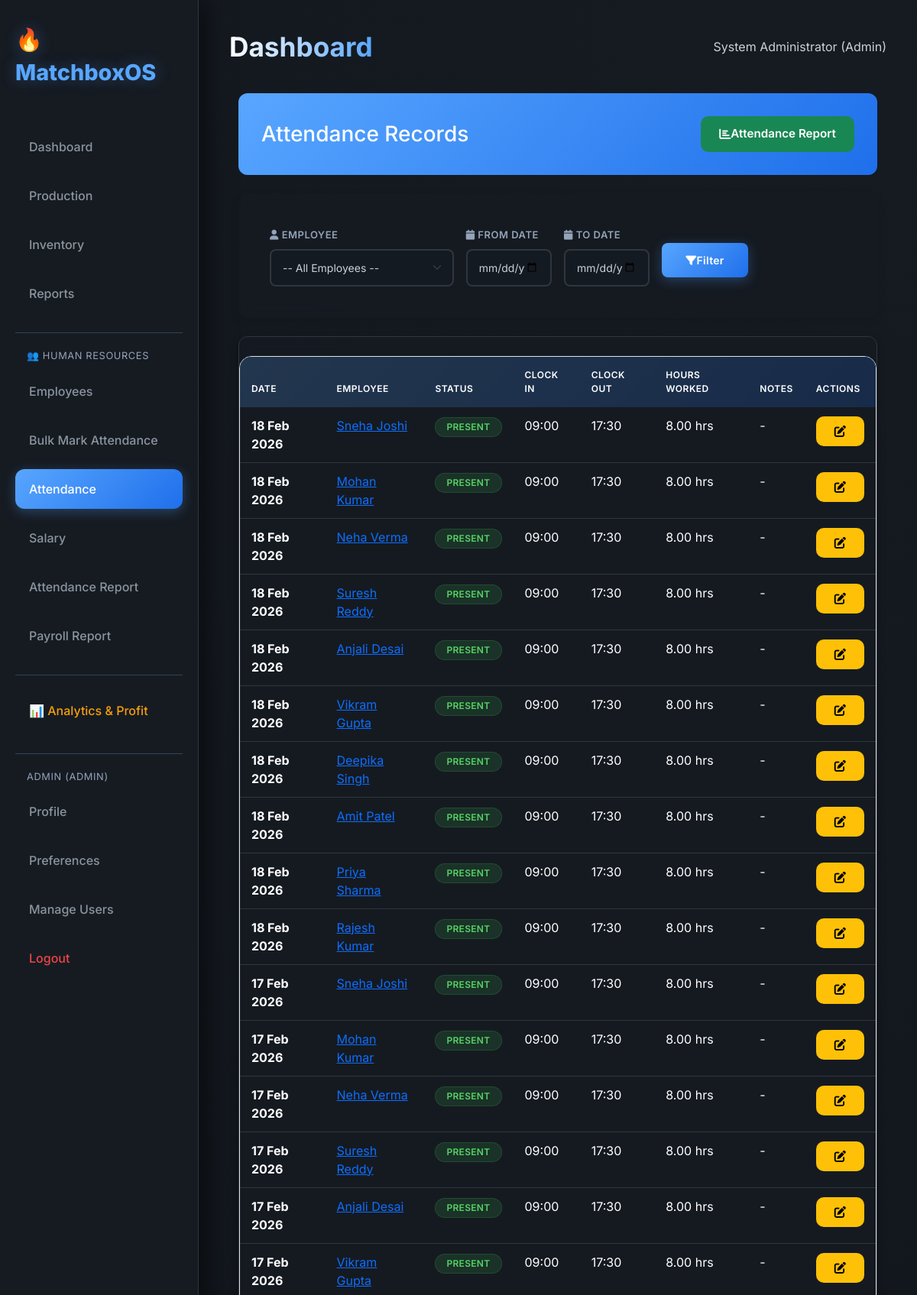
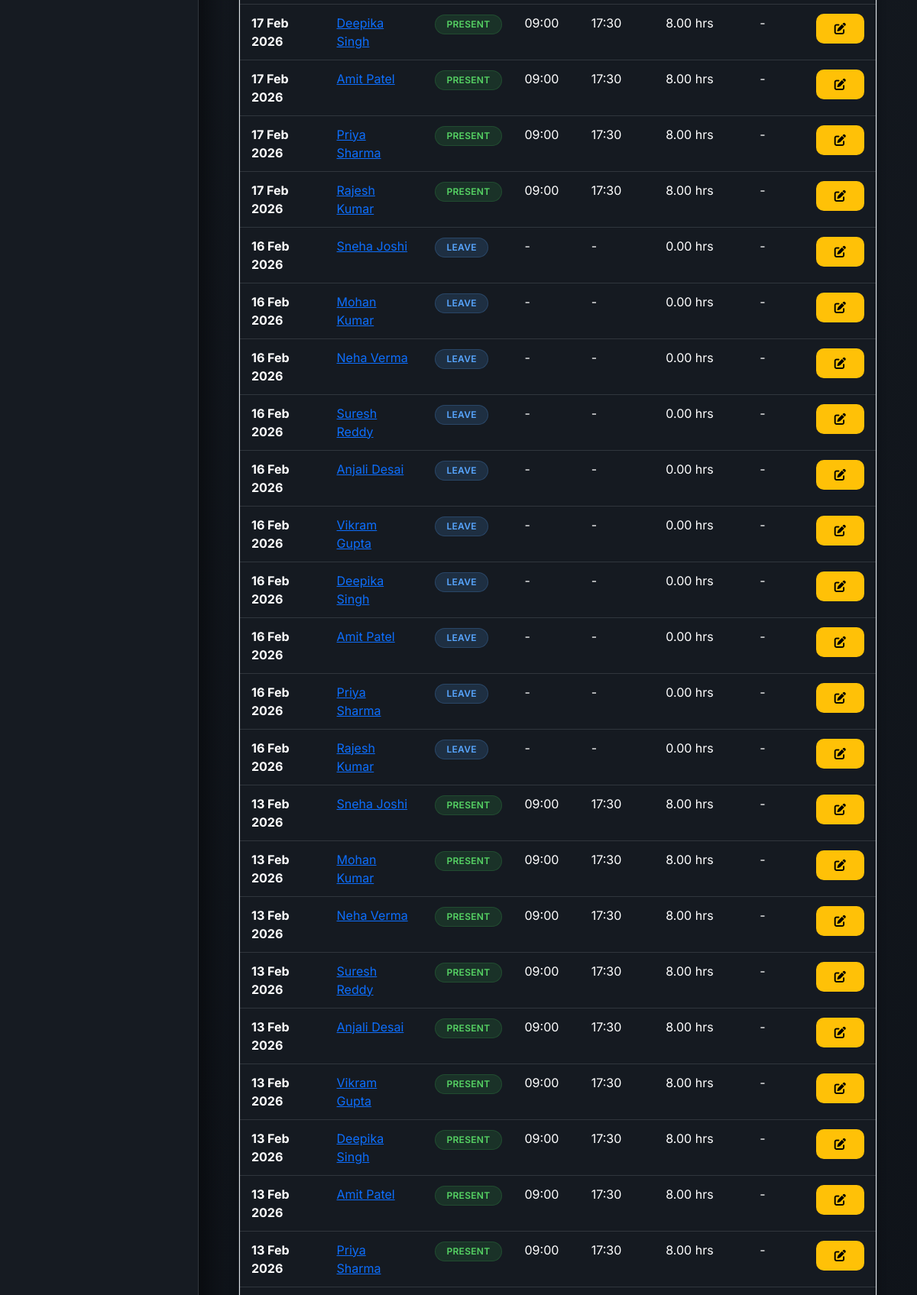
Page /employees/attendance (signed in, upper part) on the committed database (2 pictures, top to bottom).
### Payroll/auth_models.py (models this page shows, shortened)
class User(UserMixin, db.Model):
    __tablename__ = 'user'
    id = db.Column(db.Integer, primary_key=True)
    username = db.Column(db.String(80), unique=True, nullable=False, index=True)
    email = db.Column(db.String(120), unique=True, nullable=False, index=True)
    password_hash = db.Column(db.String(255), nullable=False)
    full_name = db.Column(db.String(100))
    role = db.Column(db.String(20), default='operator')  # admin, operator, viewer
    is_active = db.Column(db.Boolean, default=True)
    created_at = db.Column(db.DateTime, default=datetime.datetime.utcnow)
    last_login = db.Column(db.DateTime)
    def has_permission(self, permission):
        permissions = {
            'admin': ['view', 'create', 'edit', 'delete', 'manage_users', 'reports', 'analytics'],
            'manager': ['view', 'create', 'edit', 'reports'],
            'supervisor': ['view', 'create'],
            'operator': ['view', 'create', 'edit'],
            'viewer': ['view']
        }
        return permission in permissions.get(self.role, [])

### Payroll/models.py (models this page shows, shortened)
class Attendance(db.Model):
    __tablename__ = 'attendance'
    id = db.Column(db.Integer, primary_key=True)
    employee_id = db.Column(db.Integer, db.ForeignKey(
        'employee.id'), nullable=False, index=True)
    date = db.Column(db.Date, nullable=False, index=True)
    clock_in = db.Column(db.DateTime, nullable=True)
    clock_out = db.Column(db.DateTime, nullable=True)
    status = db.Column(db.String(20), default='present')
    hours_worked = db.Column(db.Float, default=0.0)
    notes = db.Column(db.Text, nullable=True)
    created_at = db.Column(db.DateTime, default=datetime.datetime.utcnow)
    updated_at = db.Column(
        db.DateTime, default=datetime.datetime.utcnow, onupdate=datetime.datetime.utcnow)
    __table_args__ = (
        db.UniqueConstraint('employee_id', 'date',
                            name='unique_employee_date'),
        db.CheckConstraint('hours_worked >= 0', name='check_hours_positive'),
    )

class Employee(db.Model):
    __tablename__ = 'employee'
    id = db.Column(db.Integer, primary_key=True)
    employee_id = db.Column(db.String(20), unique=True,
                            nullable=False, index=True)
    first_name = db.Column(db.String(50), nullable=False)
    last_name = db.Column(db.String(50), nullable=False)
    email = db.Column(db.String(120), unique=True, nullable=True)
    phone = db.Column(db.String(20), nullable=True)
    department = db.Column(db.String(50), nullable=False)
    position = db.Column(db.String(50), nullable=False)
    hire_date = db.Column(db.Date, nullable=False)
    base_salary = db.Column(db.Float, default=0.0, nullable=False)
    employment_type = db.Column(db.String(20), default='permanent')
    status = db.Column(db.String(20), default='active')
    address = db.Column(db.Text, nullable=True)
    created_at = db.Column(db.DateTime, default=datetime.datetime.utcnow)
    updated_at = db.Column(
        db.DateTime, default=datetime.datetime.utcnow, onupdate=datetime.datetime.utcnow)
    attendance_records = db.relationship(
        'Attendance', backref='employee', lazy='dynamic', cascade='all, delete-orphan')
    salary_records = db.relationship(
        'Salary', backref='employee', lazy='dynamic', cascade='all, delete-orphan')
    __table_args__ = (
        db.CheckConstraint('base_salary >= 0', name='check_salary_positive'),
    )
    def get_full_name(self):
        return f'{self.first_name} {self.last_name}'

### Payroll/employee_routes.py (the view)
@emp_bp.route('/attendance')
@login_required
def attendance_list():
    try:
        page = request.args.get('page', 1, type=int)
        emp_id = request.args.get('emp_id', '', type=int)
        from_date = request.args.get('from_date', '', type=str)
        to_date = request.args.get('to_date', '', type=str)
        query = Attendance.query
        if emp_id:
            query = query.filter_by(employee_id=emp_id)
        if from_date:
            from_date_obj = datetime.strptime(from_date, '%Y-%m-%d').date()
            query = query.filter(Attendance.date >= from_date_obj)
        if to_date:
            to_date_obj = datetime.strptime(to_date, '%Y-%m-%d').date()
            query = query.filter(Attendance.date <= to_date_obj)
        attendance = query.order_by(
            Attendance.date.desc()).paginate(page=page, per_page=50)
        employees = Employee.query.order_by(Employee.last_name).all()
        return render_template('employee/attendance_list.html',
                               attendance=attendance,
                               employees=employees,
                               selected_emp_id=emp_id,
                               from_date=from_date,
                               to_date=to_date)
    except Exception as e:
        flash(f'Error loading attendance: {str(e)}', 'danger')
        class MockPagination:
            def __init__(self):
                self.items = []
                self.pages = 0
                self.has_prev = False
                self.has_next = False
                self.page = 1
            def iter_pages(self): return []
        return render_template('employee/attendance_list.html',
                               attendance=MockPagination(),
                               employees=Employee.query.all() if 'Employee' in globals() else [],
                               selected_emp_id=emp_id,
                               from_date=from_date,
                               to_date=to_date)

### Payroll/app.py (called while the page is built)
@login_manager.user_loader
def load_user(user_id):
    return User.query.get(int(user_id))

### Payroll/templates/employee/attendance_list.html (shortened to what this page needs)
{% extends "base.html" %}
{% block content %}
<div class="container-fluid">
    <div class="employee-header d-flex justify-content-between align-items-center mb-4">
        <h2 style="margin: 0;">Attendance Records</h2>
        {% if current_user.has_permission('create') %}
        <a href="{{ url_for('employee.attendance_report') }}" class="btn btn-success">
            <i class="fas fa-chart-bar"></i> Attendance Report
        </a>
        {% endif %}
    </div>
    <div class="card mb-4 border-0 shadow-sm">
        <div class="card-body">
            <form method="GET" class="row g-3">
                <div class="col-md-4">
                    <label for="employee_id" class="form-label fw-600"
                        style="font-size: 13px; text-transform: uppercase; letter-spacing: 0.5px; color: #94a3b8;">
                        <i class="fas fa-user"></i> Employee
                    </label>
                    <select class="form-select form-select-lg" id="emp_id" name="emp_id">
                        <option value="">-- All Employees --</option>
                    </select>
                </div>
                <div class="col-md-2">
                    <label for="from_date" class="form-label fw-600"
                        style="font-size: 13px; text-transform: uppercase; letter-spacing: 0.5px; color: #94a3b8;">
                        <i class="fas fa-calendar"></i> From Date
                    </label>
                    <input type="date" class="form-control form-control-lg" id="from_date" name="from_date"
                        value="{{ from_date }}">
                </div>
                <div class="col-md-2">
                    <label for="to_date" class="form-label fw-600"
                        style="font-size: 13px; text-transform: uppercase; letter-spacing: 0.5px; color: #94a3b8;">
                        <i class="fas fa-calendar"></i> To Date
                    </label>
                    <input type="date" class="form-control form-control-lg" id="to_date" name="to_date"
                        value="{{ to_date }}">
                </div>
                <div class="col-md-2">
                    <label>&nbsp;</label>
                    <button type="submit" class="btn btn-primary btn-lg w-100">
                        <i class="fas fa-filter"></i> Filter
                    </button>
                </div>
            </form>
        </div>
    </div>
    <div class="card p-0" style="overflow: hidden;">
        <div class="table-responsive">
            <table class="table mb-0">
                <thead>
                    <tr>
                        <th>Date</th>
                        <th>Employee</th>
                        <th>Status</th>
                        <th>Clock In</th>
                        <th>Clock Out</th>
                        <th>Hours Worked</th>
                        <th>Notes</th>
                        <th>Actions</th>
                    </tr>
                </thead>
                <tbody>
                    {% if attendance.items %}
                    {% for record in attendance.items %}
                    <tr>
                        <td><strong>{{ record.date.strftime('%d %b %Y') }}</strong></td>
                        <td>
                            <a href="{{ url_for('employee.view_employee', emp_id=record.employee_id) }}">
                                {{ record.employee.get_full_name() }}
                            </a>
                        </td>
                        <td>
                            <span
                                class="badge {% if record.status == 'present' %}bg-success{% elif record.status == 'late' %}bg-warning{% elif record.status == 'absent' %}bg-danger{% else %}bg-info{% endif %}">
                                {{ record.status.capitalize() }}
                            </span>
                        </td>
                        <td>{{ record.clock_in.strftime('%H:%M') if record.clock_in else '-' }}</td>
                        <td>{{ record.clock_out.strftime('%H:%M') if record.clock_out else '-' }}</td>
                        <td>{{ "%.2f"|format(record.hours_worked) }} hrs</td>
                        <td>{{ record.notes[:30] if record.notes else '-' }}</td>
                        <td>
                            {% if current_user.has_permission('edit') %}
                            <a href="{{ url_for('employee.edit_attendance', att_id=record.id) }}"
                                class="btn btn-sm btn-warning" title="Edit">
                                <i class="fas fa-edit"></i>
                            </a>
                            {% endif %}
                        </td>
                    </tr>
                    {% endfor %}
                    {% else %}
                    <tr>
                        <td colspan="8" class="text-center text-muted py-4">
                            No attendance records found.
                        </td>
                    </tr>
                    {% endif %}
                </tbody>
            </table>
        </div>
    </div>
</div>
{% endblock %}

### Payroll/templates/base.html (shortened to what this page needs)
<!DOCTYPE html>
<html lang="en">
<head>
    <link href="https://cdn.jsdelivr.net/npm/bootstrap@5.3.0/dist/css/bootstrap.min.css" rel="stylesheet">
    <link rel="stylesheet" href="https://cdnjs.cloudflare.com/ajax/libs/font-awesome/6.4.0/css/all.min.css">
    <link rel="stylesheet" href="{{ url_for('static', filename='css/style.css') }}?v=999999">
</head>
<body>
    <div class="sidebar">
        <div class="logo">🔥 MatchboxOS</div>
        <nav>
            <a href="{{ url_for('main.dashboard') }}"
                class="nav-link {% if request.endpoint == 'main.dashboard' %}active{% endif %}">Dashboard</a>
            <a href="{{ url_for('main.production') }}"
                class="nav-link {% if request.endpoint == 'main.production' %}active{% endif %}">Production</a>
            <a href="{{ url_for('main.inventory') }}"
                class="nav-link {% if request.endpoint == 'main.inventory' %}active{% endif %}">Inventory</a>
            {% if current_user.role != 'supervisor' %}
            <a href="{{ url_for('main.reports') }}"
                class="nav-link {% if request.endpoint == 'main.reports' %}active{% endif %}">Reports</a>
            {% endif %}
            <div style="margin-top: 25px; border-top: 1px solid #334155; padding-top: 20px;">
                <div
                    style="color: #94a3b8; font-size: 0.8rem; padding: 0 15px 10px; text-transform: uppercase; letter-spacing: 0.05em;">
                    👥 Human Resources
                </div>
                <a href="{{ url_for('employee.list_employees') }}"
                    class="nav-link {% if request.endpoint == 'employee.list_employees' %}active{% endif %}">Employees</a>
                <a href="{{ url_for('employee.bulk_attendance') }}"
                    class="nav-link {% if request.endpoint == 'employee.bulk_attendance' %}active{% endif %}">Bulk Mark
                    Attendance</a>
                <a href="{{ url_for('employee.attendance_list') }}"
                    class="nav-link {% if request.endpoint == 'employee.attendance_list' %}active{% endif %}">Attendance</a>
                {% if current_user.role != 'supervisor' %}
                <a href="{{ url_for('employee.salary_list') }}"
                    class="nav-link {% if request.endpoint == 'employee.salary_list' %}active{% endif %}">Salary</a>
                {% endif %}
                <a href="{{ url_for('employee.attendance_report') }}"
                    class="nav-link {% if request.endpoint == 'employee.attendance_report' %}active{% endif %}">Attendance
                    Report</a>
                {% if current_user.role != 'supervisor' %}
                <a href="{{ url_for('employee.payroll_report') }}"
                    class="nav-link {% if request.endpoint == 'employee.payroll_report' %}active{% endif %}">Payroll
                    Report</a>
                {% endif %}
            </div>
            {% if current_user.is_authenticated and current_user.role == 'admin' %}
            <div style="margin-top: 25px; border-top: 1px solid #334155; padding-top: 20px;">
                <a href="{{ url_for('main.analytics') }}"
                    class="nav-link {% if request.endpoint == 'main.analytics' %}active{% endif %}"
                    style="color: #f59e0b;">📊 Analytics & Profit</a>
            </div>
            {% endif %}
            <div style="margin-top: 30px; border-top: 1px solid #334155; padding-top: 20px;">
                {% if current_user.is_authenticated %}
                <div
                    style="color: #94a3b8; font-size: 0.8rem; padding: 0 15px 10px; text-transform: uppercase; letter-spacing: 0.05em;">
                    {{ current_user.username }} ({{ current_user.role }})
                </div>
                <a href="{{ url_for('auth.profile') }}"
                    class="nav-link {% if request.endpoint == 'auth.profile' %}active{% endif %}">Profile</a>
                <a href="{{ url_for('auth.preferences') }}"
                    class="nav-link {% if request.endpoint == 'auth.preferences' %}active{% endif %}">Preferences</a>
                {% if current_user.has_permission('manage_users') %}
                <a href="{{ url_for('auth.users') }}"
                    class="nav-link {% if request.endpoint == 'auth.users' %}active{% endif %}">Manage Users</a>
                {% endif %}
                <a href="{{ url_for('auth.logout') }}" class="nav-link" style="color: #ef4444;">Logout</a>
                {% else %}
                <a href="{{ url_for('auth.login') }}"
                    class="nav-link {% if request.endpoint == 'auth.login' %}active{% endif %}">Login</a>
                {% endif %}
            </div>
        </nav>
    </div>
    <div class="main-content">
        <header>
            <h1>{% block header %}Dashboard{% endblock %}</h1>
            <div class="user-profile">
                {% if current_user.is_authenticated %}
                {{ current_user.full_name or current_user.username }} ({{ current_user.role|capitalize }})
                {% else %}
                Guest
                {% endif %}
            </div>
        </header>
        {% block content %}{% endblock %}
    </div>
</body>
</html>

### rows in the picture
User: username "ADMIN", role "ADMIN", full_name "System Administrator", role "Admin"
Attendance: date "18 Feb 2026", employee.get_full_name "Sneha Joshi", status "PRESENT", clock_in "09:00", clock_out "17:30", hours_worked "8.00", notes "-"
Attendance: date "18 Feb 2026", employee.get_full_name "Mohan Kumar", status "PRESENT", clock_in "09:00", clock_out "17:30", hours_worked "8.00", notes "-"
Attendance: date "18 Feb 2026", employee.get_full_name "Neha Verma", status "PRESENT", clock_in "09:00", clock_out "17:30", hours_worked "8.00", notes "-"
Attendance: date "18 Feb 2026", employee.get_full_name "Suresh Reddy", status "PRESENT", clock_in "09:00", clock_out "17:30", hours_worked "8.00", notes "-"
Attendance: date "18 Feb 2026", employee.get_full_name "Anjali Desai", status "PRESENT", clock_in "09:00", clock_out "17:30", hours_worked "8.00", notes "-"
Attendance: date "18 Feb 2026", employee.get_full_name "Vikram Gupta", status "PRESENT", clock_in "09:00", clock_out "17:30", hours_worked "8.00", notes "-"
Attendance: date "18 Feb 2026", employee.get_full_name "Deepika Singh", status "PRESENT", clock_in "09:00", clock_out "17:30", hours_worked "8.00", notes "-"
Attendance: date "18 Feb 2026", employee.get_full_name "Amit Patel", status "PRESENT", clock_in "09:00", clock_out "17:30", hours_worked "8.00", notes "-"
Attendance: date "18 Feb 2026", employee.get_full_name "Priya Sharma", status "PRESENT", clock_in "09:00", clock_out "17:30", hours_worked "8.00", notes "-"
Attendance: date "18 Feb 2026", employee.get_full_name "Rajesh Kumar", status "PRESENT", clock_in "09:00", clock_out "17:30", hours_worked "8.00", notes "-"
Attendance: date "17 Feb 2026", employee.get_full_name "Sneha Joshi", status "PRESENT", clock_in "09:00", clock_out "17:30", hours_worked "8.00", notes "-"
Attendance: date "17 Feb 2026", employee.get_full_name "Mohan Kumar", status "PRESENT", clock_in "09:00", clock_out "17:30", hours_worked "8.00", notes "-"
Attendance: date "17 Feb 2026", employee.get_full_name "Neha Verma", status "PRESENT", clock_in "09:00", clock_out "17:30", hours_worked "8.00", notes "-"
Attendance: date "17 Feb 2026", employee.get_full_name "Suresh Reddy", status "PRESENT", clock_in "09:00", clock_out "17:30", hours_worked "8.00", notes "-"
Attendance: date "17 Feb 2026", employee.get_full_name "Anjali Desai", status "PRESENT", clock_in "09:00", clock_out "17:30", hours_worked "8.00", notes "-"
Attendance: date "17 Feb 2026", employee.get_full_name "Vikram Gupta", status "PRESENT", clock_in "09:00", clock_out "17:30", hours_worked "8.00", notes "-"
Attendance: date "17 Feb 2026", employee.get_full_name "Deepika Singh", status "PRESENT", clock_in "09:00", clock_out "17:30", hours_worked "8.00", notes "-"
Attendance: date "17 Feb 2026", employee.get_full_name "Amit Patel", status "PRESENT", clock_in "09:00", clock_out "17:30", hours_worked "8.00", notes "-"
Attendance: date "17 Feb 2026", employee.get_full_name "Priya Sharma", status "PRESENT", clock_in "09:00", clock_out "17:30", hours_worked "8.00", notes "-"
Attendance: date "17 Feb 2026", employee.get_full_name "Rajesh Kumar", status "PRESENT", clock_in "09:00", clock_out "17:30", hours_worked "8.00", notes "-"
Attendance: date "16 Feb 2026", employee.get_full_name "Sneha Joshi", status "LEAVE", clock_in "-", clock_out "-", hours_worked "0.00", notes "-"
Attendance: date "16 Feb 2026", employee.get_full_name "Mohan Kumar", status "LEAVE", clock_in "-", clock_out "-", hours_worked "0.00", notes "-"
Attendance: date "16 Feb 2026", employee.get_full_name "Neha Verma", status "LEAVE", clock_in "-", clock_out "-", hours_worked "0.00", notes "-"
Attendance: date "16 Feb 2026", employee.get_full_name "Suresh Reddy", status "LEAVE", clock_in "-", clock_out "-", hours_worked "0.00", notes "-"
Attendance: date "16 Feb 2026", employee.get_full_name "Anjali Desai", status "LEAVE", clock_in "-", clock_out "-", hours_worked "0.00", notes "-"
Attendance: date "16 Feb 2026", employee.get_full_name "Vikram Gupta", status "LEAVE", clock_in "-", clock_out "-", hours_worked "0.00", notes "-"
Attendance: date "16 Feb 2026", employee.get_full_name "Deepika Singh", status "LEAVE", clock_in "-", clock_out "-", hours_worked "0.00", notes "-"
Attendance: date "16 Feb 2026", employee.get_full_name "Amit Patel", status "LEAVE", clock_in "-", clock_out "-", hours_worked "0.00", notes "-"
Attendance: date "16 Feb 2026", employee.get_full_name "Priya Sharma", status "LEAVE", clock_in "-", clock_out "-", hours_worked "0.00", notes "-"
Attendance: date "16 Feb 2026", employee.get_full_name "Rajesh Kumar", status "LEAVE", clock_in "-", clock_out "-", hours_worked "0.00", notes "-"
Attendance: date "13 Feb 2026", employee.get_full_name "Sneha Joshi", status "PRESENT", clock_in "09:00", clock_out "17:30", hours_worked "8.00", notes "-"
Attendance: date "13 Feb 2026", employee.get_full_name "Mohan Kumar", status "PRESENT", clock_in "09:00", clock_out "17:30", hours_worked "8.00", notes "-"
Attendance: date "13 Feb 2026", employee.get_full_name "Neha Verma", status "PRESENT", clock_in "09:00", clock_out "17:30", hours_worked "8.00", notes "-"
Attendance: date "13 Feb 2026", employee.get_full_name "Suresh Reddy", status "PRESENT", clock_in "09:00", clock_out "17:30", hours_worked "8.00", notes "-"
Attendance: date "13 Feb 2026", employee.get_full_name "Anjali Desai", status "PRESENT", clock_in "09:00", clock_out "17:30", hours_worked "8.00", notes "-"
Attendance: date "13 Feb 2026", employee.get_full_name "Vikram Gupta", status "PRESENT", clock_in "09:00", clock_out "17:30", hours_worked "8.00", notes "-"
Attendance: date "13 Feb 2026", employee.get_full_name "Deepika Singh", status "PRESENT", clock_in "09:00", clock_out "17:30", hours_worked "8.00", notes "-"
Attendance: date "13 Feb 2026", employee.get_full_name "Amit Patel", status "PRESENT", clock_in "09:00", clock_out "17:30", hours_worked "8.00", notes "-"
Attendance: date "13 Feb 2026", employee.get_full_name "Priya Sharma", status "PRESENT", clock_in "09:00", clock_out "17:30", hours_worked "8.00", notes "-"
